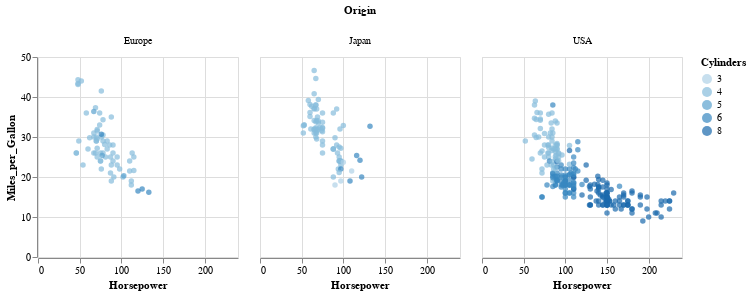

Notebook code cell kept with this figure:
### Code cell
df |> vl"""
{
  "mark": "circle",
  "width": 200,
  "height": 200,
  "encoding": {
    "x": {"field": "Horsepower", "type": "quantitative"},
    "y": {"field": "Miles_per_Gallon", "type": "quantitative"},
    "column": {
      "field": "Origin", "type":"nominal"
    },
    "color":{"field":"Cylinders","type":"ordinal"}
  }
}
"""

### Figure 1 — Vega-Lite specification as saved in the notebook (floating-point values rounded to 4 significant figures; data arrays with more than 128 entries replaced by an {"elided": "..."} marker saying what was removed)
{"data": {"values": {"elided": "406 records"}}, "encoding": {"color": {"field": "Cylinders", "type": "ordinal"}, "column": {"field": "Origin", "type": "nominal"}, "x": {"field": "Horsepower", "type": "quantitative"}, "y": {"field": "Miles_per_Gallon", "type": "quantitative"}}, "height": 200, "mark": "circle", "width": 200}
